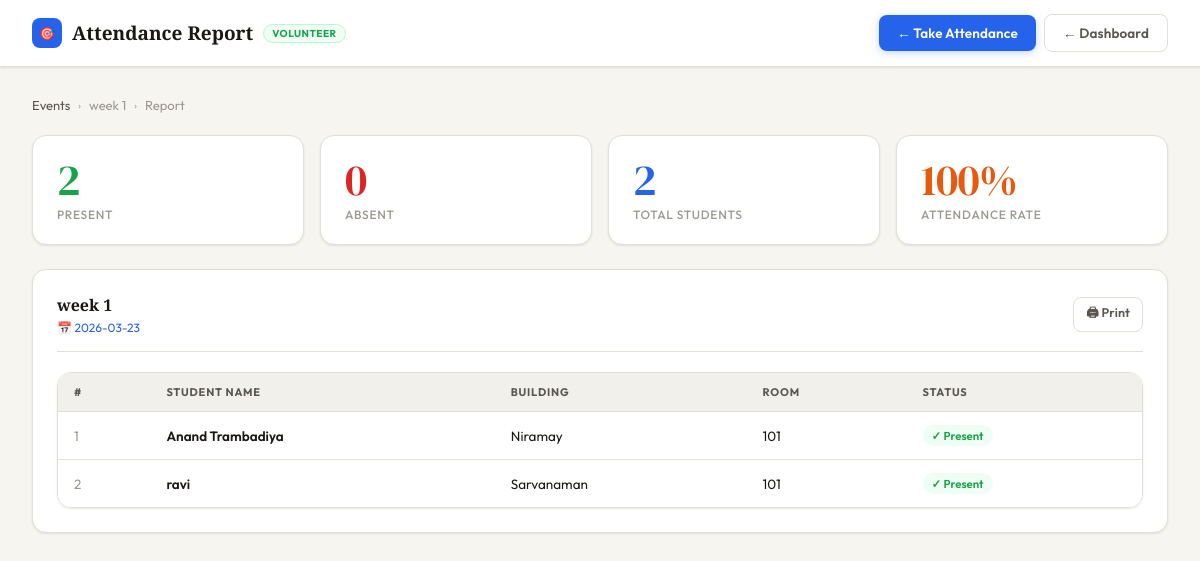
The page /volunteer/report/1 (signed in) on the database its author committed.
### tables this page shows
CREATE TABLE events (
            id INTEGER PRIMARY KEY AUTOINCREMENT,
            title TEXT NOT NULL,
            event_date TEXT NOT NULL,
            description TEXT,
            created_at TIMESTAMP DEFAULT CURRENT_TIMESTAMP
        );

CREATE TABLE students (
            id INTEGER PRIMARY KEY AUTOINCREMENT,
            name TEXT NOT NULL,
            roll_number TEXT,
            phone TEXT,
            room_id INTEGER,
            joining_date TEXT,
            FOREIGN KEY (room_id) REFERENCES rooms(id)
        );

CREATE TABLE buildings (
            id INTEGER PRIMARY KEY AUTOINCREMENT,
            name TEXT NOT NULL,
            description TEXT,
            created_at TIMESTAMP DEFAULT CURRENT_TIMESTAMP
        );

CREATE TABLE rooms (
            id INTEGER PRIMARY KEY AUTOINCREMENT,
            building_id INTEGER NOT NULL,
            room_number TEXT NOT NULL,
            capacity INTEGER DEFAULT 4,
            floor INTEGER DEFAULT 1,
            FOREIGN KEY (building_id) REFERENCES buildings(id)
        );

### app.py (the view)
@app.route('/volunteer/report/<int:eid>')
def volunteer_report(eid):
    if not session.get('volunteer') and not session.get('admin'):
        return redirect(url_for('volunteer_login'))
    conn = get_db()
    event   = conn.execute('SELECT * FROM events WHERE id=?', (eid,)).fetchone()
    present = conn.execute('''
        SELECT s.*, r.room_number, b.name as building_name
        FROM attendance a
        JOIN students s ON a.student_id=s.id
        LEFT JOIN rooms r ON s.room_id=r.id
        LEFT JOIN buildings b ON r.building_id=b.id
        WHERE a.event_id=? ORDER BY b.name, r.room_number, s.name
    ''', (eid,)).fetchall()
    total = conn.execute('SELECT COUNT(*) FROM students').fetchone()[0]
    conn.close()
    return render_template('attendance_report.html', event=event, present=present,
                           total=total, volunteer_mode=True)

### app.py (called while the page is built)
@app.before_request
def auth_guard():
    ep = request.endpoint
    if not ep or ep in PUBLIC_ROUTES:
        return
    is_admin     = session.get('admin')
    is_volunteer = session.get('volunteer')
    if is_volunteer and not is_admin:
        if ep not in VOLUNTEER_ALLOWED:
            return redirect(url_for('volunteer_dashboard'))
        return
    if not is_admin and not is_volunteer:
        if ep not in VOLUNTEER_ALLOWED:
            return redirect(url_for('admin_login'))

def get_db():
    conn = sqlite3.connect(DB)
    conn.row_factory = sqlite3.Row
    return conn

### templates/attendance_report.html (shortened to what this page needs)
{% extends 'base.html' %}  {% block page_title %}Attendance Report{% endblock %}  {% block topbar_actions %} {%
if volunteer_mode %}
<a
  href="{{ url_for('volunteer_attendance', id=event.id) }}"
  class="btn btn-primary"
  >← Take Attendance</a
>
<a href="{{ url_for('volunteer_dashboard') }}" class="btn btn-secondary"
  >← Dashboard</a
>
{% else %}
<a href="{{ url_for('take_attendance', id=event.id) }}" class="btn btn-primary"
  >← Take Attendance</a
>
<a href="{{ url_for('assembly') }}" class="btn btn-secondary">Assembly Home</a>
{% endif %} {% endblock %} {% block content %}
<div class="breadcrumb">
  {% if volunteer_mode %}
  <a href="{{ url_for('volunteer_dashboard') }}">Events</a>
  {% else %}
  <a href="{{ url_for('assembly') }}">Youth Assembly</a>
  {% endif %}
  <span class="breadcrumb-sep">›</span>
  <span>{{ event.title }}</span>
  <span class="breadcrumb-sep">›</span>
  <span>Report</span>
</div>
<div class="stats-grid" style="margin-bottom: 24px">
  <div class="stat-card green">
    <div class="stat-num">{{ present | length }}</div>
    <div class="stat-label">Present</div>
  </div>
  <div class="stat-card red" style="--accent: var(--red)">
    <div class="stat-num" style="color: var(--red)">
      {{ total - (present | length) }}
    </div>
    <div class="stat-label">Absent</div>
  </div>
  <div class="stat-card blue">
    <div class="stat-num">{{ total }}</div>
    <div class="stat-label">Total Students</div>
  </div>
  <div class="stat-card orange">
    <div class="stat-num">
      {{ "%.0f"|format((present|length / total * 100) if total else 0) }}%
    </div>
    <div class="stat-label">Attendance Rate</div>
  </div>
</div>
<div class="card">
  <div class="card-header">
    <div>
      <div class="card-title">{{ event.title }}</div>
      <div style="font-size: 12px; color: var(--accent); margin-top: 4px">
        📅 {{ event.event_date }}
      </div>
    </div>
    <button onclick="window.print()" class="btn btn-secondary btn-sm">
      🖨 Print
    </button>
  </div>
  {% if present %}
  <div class="table-wrap">
    <table>
      <thead>
        <tr>
          <th>#</th>
          <th>Student Name</th>
          <th>Building</th>
          <th>Room</th>
          <th>Status</th>
        </tr>
      </thead>
      <tbody>
        {% for s in present %}
        <tr>
          <td style="color: var(--text3)">{{ loop.index }}</td>
          <td style="font-weight: 600">{{ s.name }}</td>
          <td>{{ s.building_name or '—' }}</td>
          <td>{{ s.room_number or '—' }}</td>
          <td><span class="badge badge-green">✓ Present</span></td>
        </tr>
        {% endfor %}
      </tbody>
    </table>
  </div>
  {% endif %}
</div>
{% endblock %}

### static/css/style.css (style rules this page uses)
:root { --bg: #f7f5f0; --bg2: #ffffff; --bg3: #f2f0eb; --bg4: #e8e5de; --border: #e2dfd7; --border2: #d0ccc2; --accent: #2563eb; --accent-light: #eff4ff; --accent2: #1d4ed8; --text: #1a1814; --text2: #5a5650; --text3: #9c9890; --red: #dc2626; --red-light: #fef2f2; --green: #16a34a; --green-light: #f0fdf4; --orange: #ea580c; --orange-light: #fff7ed; --purple: #7c3aed; --purple-light: #f5f3ff; --shadow-sm: 0 1px 3px rgba(0, 0, 0, 0.06), 0 1px 2px rgba(0, 0, 0, 0.04); --shadow: 0 4px 12px rgba(0, 0, 0, 0.08), 0 2px 4px rgba(0, 0, 0, 0.04); --shadow-lg: 0 12px 40px rgba(0, 0, 0, 0.1), 0 4px 12px rgba(0, 0, 0, 0.06); --radius: 14px; --radius-sm: 8px; --sidebar-w: 252px; }
*, *::before, *::after { margin: 0; padding: 0; box-sizing: border-box; }
html { overflow-x: hidden; }
body { font-family: "Outfit", sans-serif; background: var(--bg); color: var(--text); min-height: 100vh; font-size: 14px; -webkit-font-smoothing: antialiased; overflow-x: hidden; }
.btn { display: inline-flex; align-items: center; gap: 6px; padding: 9px 18px; border-radius: var(--radius-sm); border: none; cursor: pointer; font-family: "Outfit", sans-serif; font-size: 13.5px; font-weight: 600; text-decoration: none; transition: all 0.18s; letter-spacing: 0.01em; white-space: nowrap; flex-shrink: 0; }
.btn-primary { background: var(--accent); color: #fff; box-shadow: 0 2px 8px rgba(37, 99, 235, 0.25); }
.btn-secondary { background: var(--bg2); color: var(--text2); border: 1.5px solid var(--border); }
.btn-sm { padding: 6px 12px; font-size: 12.5px; }
.card { background: var(--bg2); border: 1.5px solid var(--border); border-radius: var(--radius); padding: 24px; box-shadow: var(--shadow-sm); }
.card-header { display: flex; align-items: center; justify-content: space-between; margin-bottom: 20px; padding-bottom: 16px; border-bottom: 1.5px solid var(--border); }
.card-title { font-family: "Playfair Display", serif; font-size: 16px; font-weight: 700; }
.stats-grid { display: grid; grid-template-columns: repeat(4, 1fr); gap: 16px; margin-bottom: 28px; }
.stat-card { background: var(--bg2); border: 1.5px solid var(--border); border-radius: var(--radius); padding: 22px 24px; box-shadow: var(--shadow-sm); transition: all 0.2s; }
.stat-num { font-family: "DM Serif Display", serif; font-size: 44px; font-weight: 400; line-height: 1; margin-bottom: 5px; letter-spacing: -0.01em; }
.stat-card.blue .stat-num { color: var(--accent); }
.stat-card.green .stat-num { color: var(--green); }
.stat-card.orange .stat-num { color: var(--orange); }
.stat-label { font-size: 12px; color: var(--text3); font-weight: 500; text-transform: uppercase; letter-spacing: 0.06em; }
.table-wrap { overflow-x: auto; border-radius: var(--radius); border: 1.5px solid var(--border); box-shadow: var(--shadow-sm); -webkit-overflow-scrolling: touch; }
table { width: 100%; border-collapse: collapse; background: var(--bg2); min-width: 500px; }
thead th { background: var(--bg3); padding: 12px 16px; text-align: left; font-size: 11px; font-weight: 700; letter-spacing: 0.07em; text-transform: uppercase; color: var(--text2); border-bottom: 1.5px solid var(--border); white-space: nowrap; }
tbody td { padding: 13px 16px; border-bottom: 1px solid var(--border); vertical-align: middle; font-size: 13.5px; }
tbody tr:last-child td { border-bottom: none; }
.badge { display: inline-flex; align-items: center; padding: 3px 9px; border-radius: 20px; font-size: 11.5px; font-weight: 600; white-space: nowrap; }
.badge-green { background: var(--green-light); color: var(--green); }
.breadcrumb { display: flex; align-items: center; gap: 8px; margin-bottom: 22px; font-size: 13px; color: var(--text3); flex-wrap: wrap; }
.breadcrumb a { color: var(--text2); text-decoration: none; }
.breadcrumb-sep { font-size: 10px; }

### rows shown on the page
events: title "week 1", event_date "2026-03-23"
students: name "Anand Trambadiya", name "Niramay", room_number "101"
students: name "ravi", name "Sarvanaman", room_number "101"

### other values the page prints
{{ present | length }} "2"
{{ total - (present | length) }} "0"
{{ total }} "2"
{{ "%.0f"|format((present|length / total * 100) if total else 0) }} "100"
